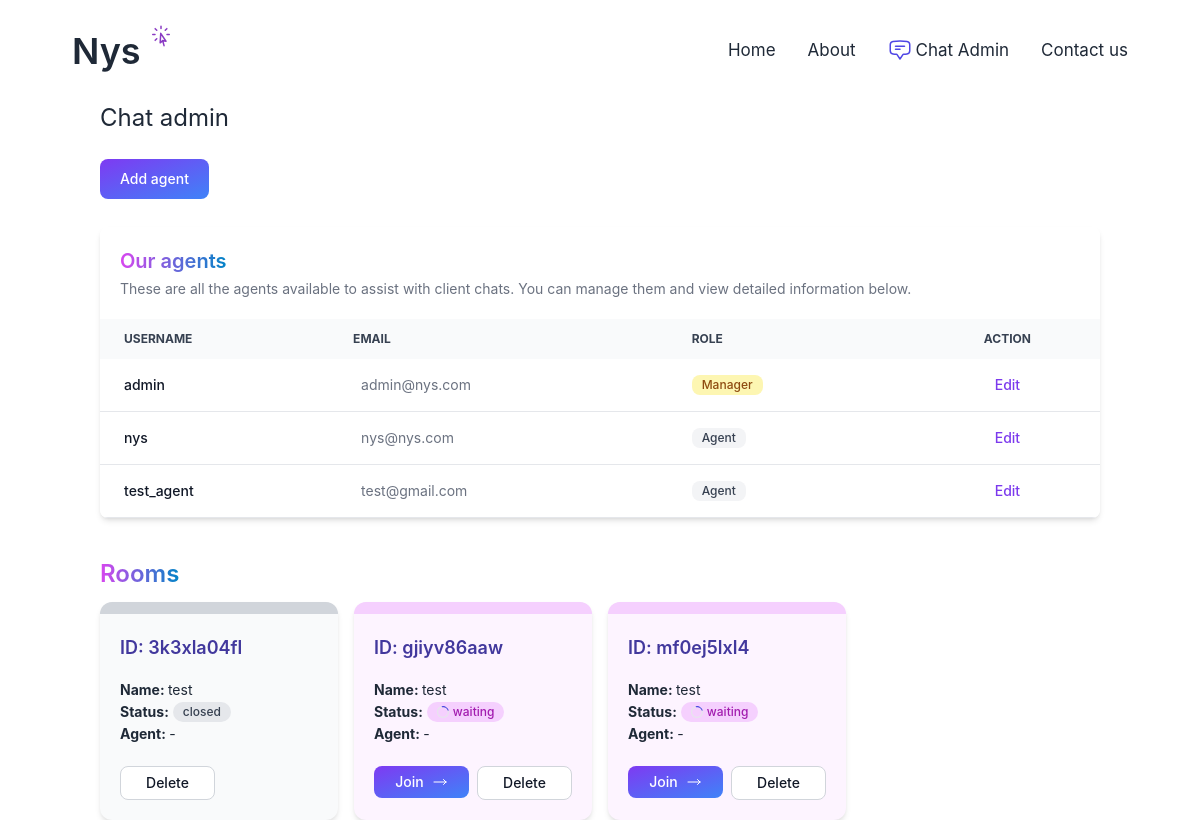
/chat-admin/ (signed in), run on an earlier commit of the app's database.
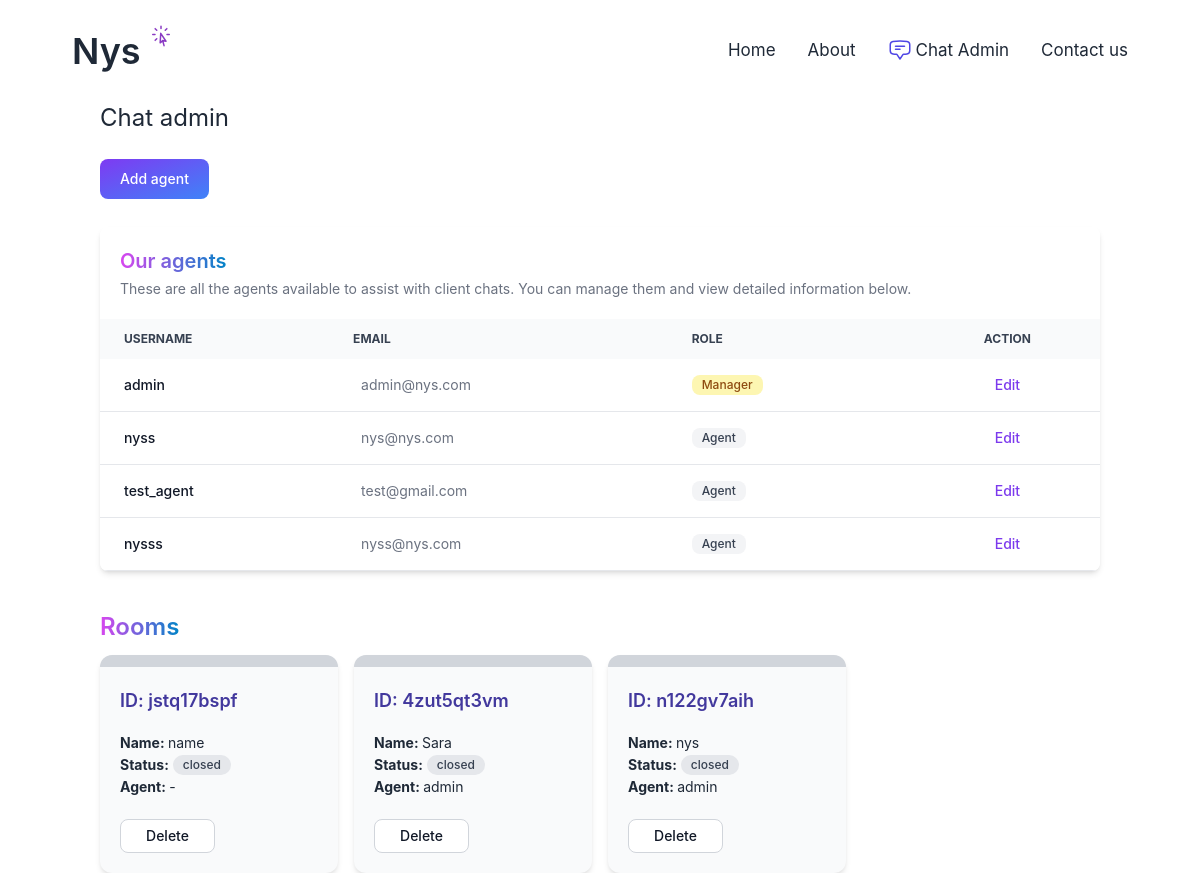
And on a later commit of the database.
### account/models.py (models this page shows)
class User(AbstractBaseUser, PermissionsMixin):
    AGENT = 'agent'
    MANAGER = 'manager'
    ROLES_CHOICES = (
        (AGENT, 'Agent'),
        (MANAGER, 'Manager'),
    )
    id = models.UUIDField(primary_key=True, default=uuid.uuid4, editable=False)
    email = models.EmailField(unique=True)
    name = models.CharField(max_length=255, blank=True, default='')
    role = models.CharField(max_length=20, choices=ROLES_CHOICES, default=AGENT)
    is_active = models.BooleanField(default=True)
    is_superuser = models.BooleanField(default=False)
    is_staff = models.BooleanField(default=False)
    date_joined = models.DateTimeField(default=timezone.now)
    last_login = models.DateTimeField(blank=True, null=True)
    objects = CustomUserManager()
    USERNAME_FIELD = 'email'
    EMAIL_FIELD = 'email'
    REQUIRED_FIELDS = ['name']

### chat/models.py (models this page shows, shortened)
class Room(models.Model):
    WAITING = "waiting"
    ACTIVE = "active"
    CLOSED = "closed"
    CHOICES_STATUS = [(WAITING, "Waiting"), (ACTIVE, "Active"), (CLOSED, "Closed")]
    uuid = models.CharField(max_length=255)
    client = models.CharField(max_length=255)
    agent = models.ForeignKey(
        User, related_name="rooms", blank=True, null=True, on_delete=models.SET_NULL
    )
    messages = models.ManyToManyField(Message, blank=True)
    url = models.CharField(max_length=255, blank=True, null=True)
    status = models.CharField(max_length=20, choices=CHOICES_STATUS, default=WAITING)
    created_at = models.DateTimeField(auto_now_add=True)
    class Meta:
        ordering: ["-created_at"]

### chat/views.py (the view)
# urls.py: path("chat-admin/", views.admin, name="admin"),
@login_required  # Requires user to be logged in
def admin(request):
    rooms = Room.objects.all().order_by("-created_at")  # Get all chat rooms
    users = User.objects.filter(is_staff=True)  # Get all staff users
    return render(request, "chat/admin.html", {"rooms": rooms, "users": users})

### chat/templates/chat/admin.html
{% extends 'core/base.html' %} {% block content %}
<h1 class="text-2xl">Chat admin</h1>
{% if perms.user.add_user %}
<div class="mt-[25px]">
  <button
    type="button"
    class="text-white bg-gradient-to-br from-purple-600 to-blue-500 hover:bg-gradient-to-bl focus:ring-4 focus:outline-none focus:ring-blue-300 dark:focus:ring-blue-800 font-medium rounded-lg text-sm px-5 py-2.5 text-center me-2 mb-2"
  >
    <a href="{% url 'chat:add_user' %}">Add agent</a>
  </button>
  <div class="relative overflow-x-auto shadow-md sm:rounded-lg mt-5">
    <table class="w-full text-sm text-left rtl:text-right text-gray-500">
      <caption
        class="p-5 text-lg font-semibold text-left rtl:text-right text-gray-900 bg-white"
      >
      <h1 class="text-xl text-gray-900 md:text-3xl lg:text-4xl"><span class="text-transparent bg-clip-text bg-gradient-to-r to-sky-600 from-fuchsia-500">Our agents</span></h1>
        <p class="mt-1 text-sm font-normal text-gray-500">
          These are all the agents available to assist with client chats. You
          can manage them and view detailed information below.
        </p>
      </caption>
      <thead class="text-xs text-gray-700 uppercase bg-gray-50">
        <tr>
          <th scope="col" class="px-6 py-3">Username</th>
          <th scope="col" class="px-6 py-3">Email</th>
          <th scope="col" class="px-6 py-3">role</th>
          <th scope="col" class="px-6 py-3 text-center">action</th>
        </tr>
      </thead>
      <tbody>
        {% for user in users %}
        <tr class="bg-white border-b border-gray-200">
          <th
            scope="row"
            class="px-6 py-4 font-medium text-gray-900 whitespace-nowrap"
          >
            <a href="{% url 'chat:user_detail' user.pk %}"> {{user.name }} </a>
          </th>
          <td class="px-6 py-4">
            <p class="px-2">{{ user.email }}</p>
          </td>
          <td class="px-6 py-4 flex">
            <span class="
            {% if user.get_role_display == 'Manager' %}
            text-yellow-700  bg-yellow-100
            {% else %}
            text-gray-700 bg-gray-100
            {% endif %}
            text-xs font-medium me-2 px-2.5 py-0.5 rounded-lg">
              {{ user.get_role_display }}
            </span>
          </td>
          <td class="px-6 py-4 text-center">
            {% if perms.user.edit_user %}
            <a
              href="{% url 'chat:edit_user' user.pk %}"
              class="font-medium text-violet-600 hover:text-indigo-600 hover:translate-x-1 visited:text-indigo-500"
              >Edit</a
            >
            {% endif %}
          </td>
        </tr>
        {% endfor %}
      </tbody>
    </table>
  </div>
</div>
{% endif %}
<div class="mt-10">
  <h1 class="mb-3 text-2xl font-semibold text-gray-900 md:text-3xl lg:text-4xl"><span class="text-transparent bg-clip-text bg-gradient-to-r to-sky-600 from-fuchsia-500">Rooms</span></h1>
  {% include 'chat/partials/room_list.html' %}
</div>
{% endblock %}

### core/templates/core/base.html (shortened to what this page needs)
{% load static %}
<!DOCTYPE html>
<html>
  <head>
    <link
      rel="stylesheet"
      type="text/css"
      href="{% static 'css/main.min.css' %}"
    />
    <link href="https://cdnjs.cloudflare.com/ajax/libs/flowbite/2.2.1/flowbite.min.css" rel="stylesheet">
  </head>
  <body class="font-sans text-gray-800">
    <div class="font-sans flex flex-col h-screen w-screen">
  <div class="font-sans w-screen text-[17px] px-[72px] py-[24px] flex justify-between items-center">
    <div>
      <h1 class="flex gap-2 text-[36px] font-semibold w-1/3">
        <a href="{% url 'core:index' %}" class="flex gap-2 group">
          <span>
           Nys
          </span>
           <span class="text-[#8a3bc3] group-hover:animate-bounce">
          </span>
        </a>
      </h1>
    </div>
    <div class="w-4/5 flex justify-end text-right">
      <ul class="flex gap-[32px]">
        <li class="cursor-pointer hover:text-indigo-500 hover:-translate-y-0.5 transition-all"><a href="{% url 'core:index' %}">Home</a></li>
        <li class="cursor-pointer hover:text-indigo-500 hover:-translate-y-0.5 transition-all"><a href="{% url 'core:about' %}">About</a></li>
        {% if request.user.is_authenticated %}
        <li class="cursor-pointer">
          <a href="{% url 'chat:admin' %}" class="flex gap-1 hover:text-indigo-500 hover:-translate-y-0.5 transition-all duration-300">
            Chat Admin
          </a>
        {% endif %}
        </li>
        <li class="cursor-pointer hover:text-indigo-500 hover:-translate-y-0.5 transition-all"><a href="{% url 'core:contact' %}">Contact us</a></li>
      </ul>
    </div>
  </div>
      <main class="mx-auto">
        <div class="min-w-[1000px]">
          {% block content %}
          {% endblock %}
        </div>
      </main>
    </div>
  </body>
</html>

### chat/templates/chat/partials/room_list.html
<div class="grid grid-cols-4 gap-4">
  {% for room in rooms %}
  <div
    class="rounded-xl {% if room.status == 'active' %} bg-indigo-50 {% elif room.status == 'waiting' %} bg-fuchsia-50 {% else %} bg-gray-50 {% endif %} shadow-md"
  >
    <div
      class="relative h-3 rounded-t-xl {% if room.status == 'active' %} bg-gradient-to-r to-sky-300 from-fuchsia-300 {% elif room.status == 'waiting' %} bg-fuchsia-200 {% else%} bg-gray-300 {% endif %}"
    ></div>
    <div class="p-5">
      <h3 class="mb-4 text-lg font-semibold text-indigo-800">
        ID: {{ room.uuid }}
      </h3>
      <div class="text-sm text-gray-800 leading-6">
        <b>Name: </b> {{ room.client }} <br />
        <div class="flex gap-1 text-sm">
          <b>Status: </b>
          <span
            class="w-auto flex gap-1 items-center p-2 {% if room.status == 'active' %} bg-indigo-200 text-indigo-700 {% elif room.status == 'waiting' %} bg-fuchsia-200 text-fuchsia-700 {% else%} bg-gray-200 text-gray-700 {% endif %} text-xs font-medium me-2 px-2.5 py-0.5 rounded-full"
          >
            <svg
              aria-hidden="true"
              class="{% if room.status == 'waiting' %} block {% else %} hidden {% endif %} inline w-3 h-3 text-gray-200 animate-spin fill-indigo-600"
              viewBox="0 0 100 101"
              fill="none"
              xmlns="http://www.w3.org/2000/svg"
            >
              <path
                d="M100 50.5908C100 78.2051 77.6142 100.591 50 100.591C22.3858 100.591 0 78.2051 0 50.5908C0 22.9766 22.3858 0.59082 50 0.59082C77.6142 0.59082 100 22.9766 100 50.5908ZM9.08144 50.5908C9.08144 73.1895 27.4013 91.5094 50 91.5094C72.5987 91.5094 90.9186 73.1895 90.9186 50.5908C90.9186 27.9921 72.5987 9.67226 50 9.67226C27.4013 9.67226 9.08144 27.9921 9.08144 50.5908Z"
                fill="currentColor"
              />
              <path
                d="M93.9676 39.0409C96.393 38.4038 97.8624 35.9116 97.0079 33.5539C95.2932 28.8227 92.871 24.3692 89.8167 20.348C85.8452 15.1192 80.8826 10.7238 75.2124 7.41289C69.5422 4.10194 63.2754 1.94025 56.7698 1.05124C51.7666 0.367541 46.6976 0.446843 41.7345 1.27873C39.2613 1.69328 37.813 4.19778 38.4501 6.62326C39.0873 9.04874 41.5694 10.4717 44.0505 10.1071C47.8511 9.54855 51.7191 9.52689 55.5402 10.0491C60.8642 10.7766 65.9928 12.5457 70.6331 15.2552C75.2735 17.9648 79.3347 21.5619 82.5849 25.841C84.9175 28.9121 86.7997 32.2913 88.1811 35.8758C89.083 38.2158 91.5421 39.6781 93.9676 39.0409Z"
                fill="currentFill"
              />
            </svg>
            <p>{{ room.status }}</p>
          </span>
        </div>
        <b>Agent: </b> {% firstof room.agent.name '-' %} <br />
      </div>
      <div class="w-full flex justify-between mt-2">
        <div class="w-full text-sm font-normal mt-3">
          <div
            class="grid grid-cols-2 gap-2 {% if room.status == 'closed' %} hidden {% endif %}"
          >
            <div>
              <a
                href="{%  url 'chat:room' room.uuid %}"
                class="flex gap-2 justify-center items-center w-full px-2 py-1.5 text-sm font-medium text-center text-white bg-gradient-to-br from-purple-600 to-blue-500 hover:bg-gradient-to-bl rounded-lg hover:bg-blue-700 focus:ring-4 focus:outline-none focus:ring-blue-300 transition-all duration-1000 group"
                >Join
                <svg xmlns="http://www.w3.org/2000/svg" fill="none" viewBox="0 0 24 24" stroke-width="1.5" stroke="currentColor" class="size-4 group-hover:translate-x-1 transition-all duration-500">
                  <path stroke-linecap="round" stroke-linejoin="round" d="M17.25 8.25 21 12m0 0-3.75 3.75M21 12H3" />
                </svg>
              </a>
            </div>
            <div>
              <a
                href="{%  url 'chat:delete_room' room.uuid %}"
                class="inline-flex justify-center w-full px-2 py-1.5 text-sm font-medium text-center text-gray-900 bg-white border border-gray-300 rounded-lg hover:bg-gray-100 focus:ring-4 focus:outline-none focus:ring-gray-200"
                >Delete</a
              >
            </div>
          </div>
          <div
            class="grid grid-cols-2 gap-2 {% if room.status != 'closed' %} hidden {% endif %}"
          >
            <div>
              <a
                href="{%  url 'chat:delete_room' room.uuid %}"
                class="inline-flex justify-center w-full px-2 py-1.5 text-sm font-medium text-center text-gray-900 bg-white border border-gray-300 rounded-lg hover:bg-gray-100 focus:ring-4 focus:outline-none focus:ring-gray-200"
                >Delete</a
              >
            </div>
          </div>
        </div>
      </div>
    </div>
  </div>
  {% endfor %}
</div>

What changed in the data, as far as the page shows it:
removed Room: uuid "3k3xla04fl", client "test", status "closed", agent "-"
removed Room: uuid "gjiyv86aaw", client "test", status "waiting", agent "-"
removed Room: uuid "mf0ej5lxl4", client "test", status "waiting", agent "-"
changed User "nys@nys.com": name "nys" → "nyss"
added User: name "nysss", email "nyss@nys.com", role "Agent"
added Room: uuid "jstq17bspf", client "name", status "closed", agent "-"
added Room: uuid "4zut5qt3vm", client "Sara", status "closed", agent.name "admin"
added Room: uuid "n122gv7aih", client "nys", status "closed", agent.name "admin"
